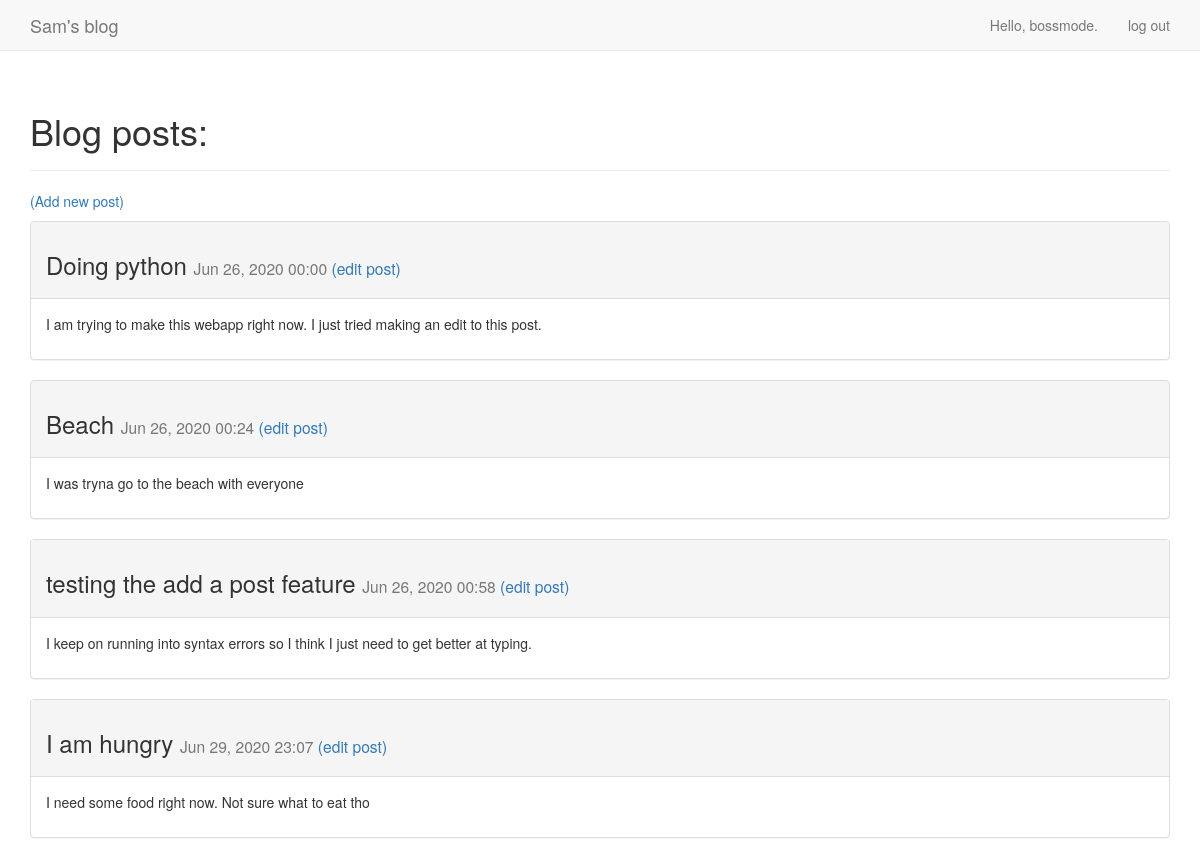
Screenshot of / (signed in) with the database file from the repository.
### blogs/models.py (models this page shows, shortened)
class BlogPost(models.Model):
    title = models.CharField(max_length=200)
    text = models.TextField()
    date_added = models.DateTimeField(auto_now_add=True)
    owner = models.ForeignKey(User, on_delete=models.DO_NOTHING)

### blogs/views.py (the view)
# urls.py: 2. Add a URL to urlpatterns:  path('', views.home, name='home')
def home(request):
    blog_posts = BlogPost.objects.order_by('date_added')
    context = {'blog_posts':blog_posts}
    return render(request, 'blogs/home.html', context)

### blogs/templates/blogs/home.html
{% extends 'blogs/base.html' %}
{% block header %}
  <h1>Blog posts:</h1>
{% endblock header %}
{% block content %}
  <p>
    <a href="{% url 'blogs:add_post' %}">(Add new post)</a>
  </p>
  {% for blog_post in blog_posts %}
    <div class="panel panel-default">
      <div class="panel-heading">
        <h3>
          {{ blog_post.title }}
          <small>
            {{ blog_post.date_added|date:'M d, Y H:i' }}
            <a href="{% url 'blogs:edit_post' blog_post.id %}">(edit post)</a>
          </small>
        </h3>
      </div>
      <div class="panel-body">
        {{ blog_post.text|linebreaks }}
      </div>
    </div>
  {% empty %}
    There are no blog posts
  {% endfor %}
{% endblock content %}

### blogs/templates/blogs/base.html (shortened to what this page needs)
{% load bootstrap3 %}
<!DOCTYPE html>
<html lang='en'>
  <head>
    {% bootstrap_css %}
  </head>
  <body>
    <nav class="navbar navbar-default navbar-static-top">
      <div class="container">
        <div class="navbar-header">
          <a class="navbar-brand" href="{% url 'blogs:home' %}">
              Sam's blog</a>
        </div>
        <div id="navbar" class="navbar-collapse collapse">
          <ul class="nav navbar-nav navbar-right">
            {% if user.is_authenticated %}
              <li><a>Hello, {{ user.username }}.</a></li>
              <li><a href="{% url 'users:logout' %}">log out</a></li>
            {% else %}
              <li><a href="{% url 'users:register' %}">register</a></li>
              <li><a href="{% url 'users:login' %}">log in</a></li>
            {% endif %}
          </ul>
        </div>
      </div>
    </nav>
    <div class="container">
      <div class="page-header">
        {% block header %}{% endblock header %}
      </div>
      <div>
        {% block content %}{% endblock content %}
      </div>
    </div>
  </body>
</html>

### rows the page displays
BlogPost: title "Doing python", date_added "Jun 26, 2020 00:00", text "I am trying to make this webapp right now. I just tried making an edit to this post."
BlogPost: title "Beach", date_added "Jun 26, 2020 00:24", text "I was tryna go to the beach with everyone"
BlogPost: title "testing the add a post feature", date_added "Jun 26, 2020 00:58", text "I keep on running into syntax errors so I think I just need to get better at typing."
BlogPost: title "I am hungry", date_added "Jun 29, 2020 23:07", text "I need some food right now. Not sure what to eat tho"

### other values shown
{{ user.username }} "bossmode"
